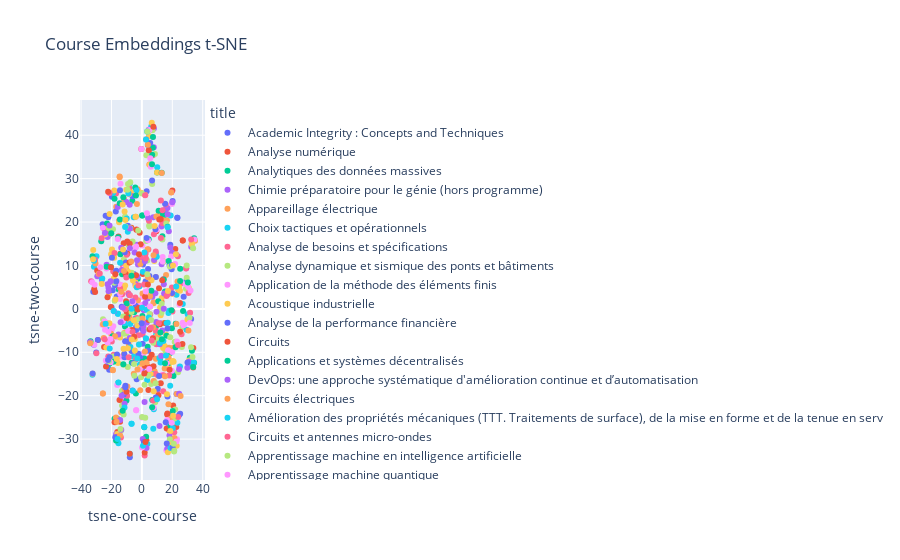

The cell this chart's notebook holds for it:
### Code cell
# Plot the course embeddings using t-SNE
fig = px.scatter(
    course_df,
    x='tsne-one-course',
    y='tsne-two-course',
    color='title',
    hover_data=['title'],
    title='Course Embeddings t-SNE'
)
fig.show()
